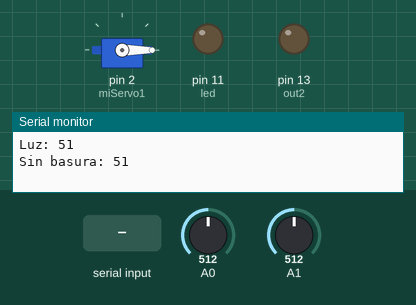
A sketch run on a simulated Arduino Mega 2560, built with avr-gcc and run on an emulated ATmega2560. Parts: servo, output pins drawn as LEDs (lit = HIGH), the last lines printed to the serial monitor. The test bench sets the inputs (shaded band); at power-on: A1 = 512, A0 = 512.

Above: at 1.2 s.
1.3 s: A1 set to 637
3.2 s: A1 set to 659
At 5.0 s:
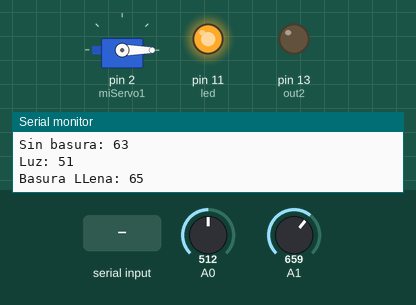
5.5 s: "A" received over the second serial link
At 6.6 s:
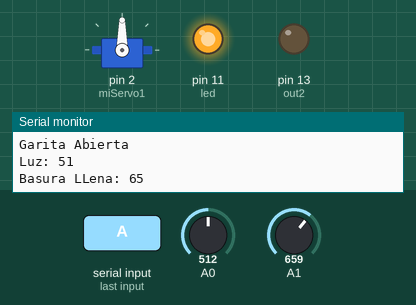
7.5 s: A0 set to 645
9.2 s: A0 set to 672
At 10.9 s:
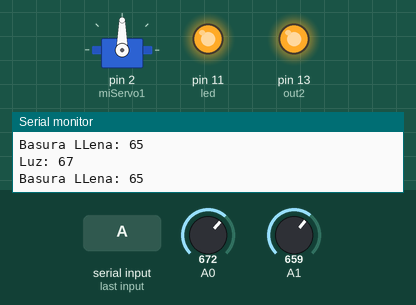
11.5 s: "C" received over the second serial link
At 12.4 s:
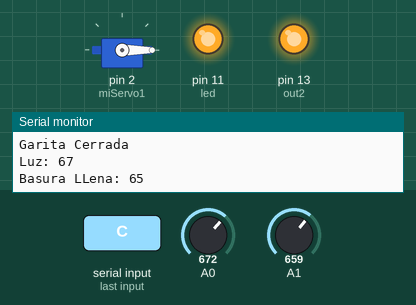
Timing chart, 0 to 14.5 s (numbered marks = the images above; inputs shaded):
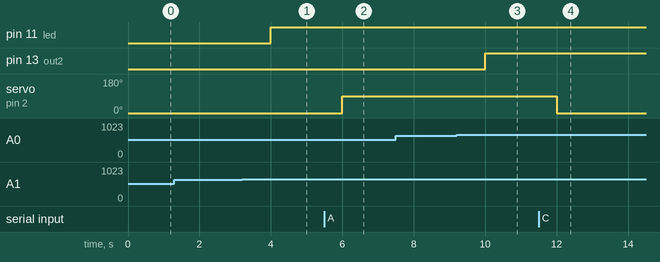

The sketch:

smartcity2.ino
```cpp
#include <Servo.h>

int option;
int option2;
int sensor=0;
int sensor2=0;
int out2 = 13;
int led = 11;
Servo miServo1;
void setup()
{
  Serial.begin(9600);
  Serial1.begin(9600);

  pinMode(out2, OUTPUT);
  pinMode(led, OUTPUT);
  miServo1.attach(2);
  miServo1.write(0);

}
void loop()
{

  if (Serial.available()>0)
  {
    //leemos la opcion enviada
    option=Serial.read();
    if(option=='1')
    {
      digitalWrite(out2, LOW);
      delay(3000);
      digitalWrite(out2, HIGH);
      delay(3000);
      option=0;
      Serial.println("Luces encendidas");
    }

  }

if (Serial1.available()>0)
  {
    //leemos la opcion enviada
    option2=Serial1.read();
     if(option2=='A')
    {
      Serial.println("Garita Abierta");
      miServo1.write(90);
    }
    if(option2=='C')
    {
      Serial.println("Garita Cerrada");
      miServo1.write(0);
    }
  }


  sensor= (analogRead(0)*100)/1000;
  if(sensor>65)
  {
   digitalWrite(out2, HIGH);
  }
  else
  {
    digitalWrite(out2, LOW);
    }
    Serial.print("Luz: ");
   Serial.println(sensor);

   sensor2= (analogRead(1)*100)/1000;
  if(sensor2<65)
  {
    Serial.print("Sin basura: ");
   digitalWrite(led, LOW);
   Serial.println(sensor2);

  }
  else
  {
    digitalWrite(led, HIGH);
     Serial.print("Basura LLena: ");
   Serial.println(sensor2);
   Serial1.print("1");
    }

  delay(2000);
}
```

Measured:
- the behaviour switches between 649 and 650 on A1 (found by bisection; images 0 and 1)
- the behaviour switches between 659 and 660 on A0 (found by bisection; images 2 and 3)
- after the input at 3.2 s, pin 11 (led): LOW → HIGH after 0.80 s
- after the input at 5.5 s, servo on pin 2 (miServo1): 0° → 90° after 0.50 s
- after the input at 9.2 s, pin 13 (out2): LOW → HIGH after 0.80 s
- after the input at 11.5 s, servo on pin 2 (miServo1): 90° → 0° after 0.51 s
